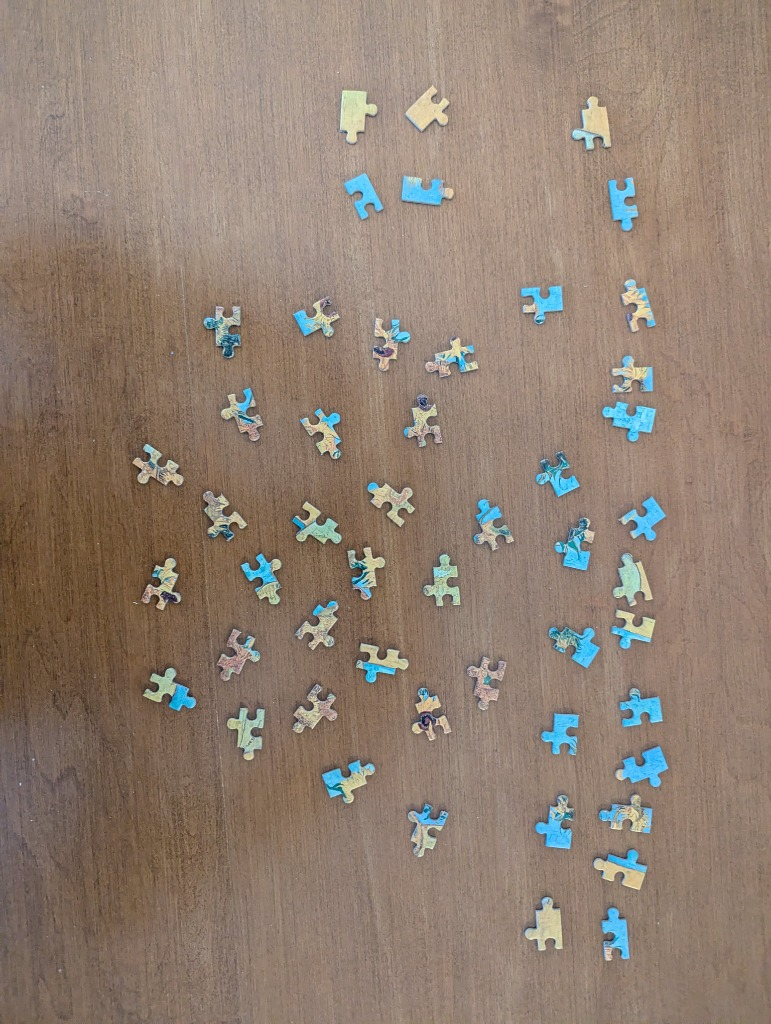
#> input picture puzzle_solver/data/pieces.jpg, 771 x 1024 px, found by its file name
$ python test_contour_assembly.py
#> lines starting #> are read from the running program, lines starting #| are printed output that depends on the picture; after the words box and inside, x2 and y2 are one past the last pixel; in counts of white or black regions, pixels touching at a corner belong together
### puzzle_solver/src/image_processing.py
import cv2
import numpy as np
import os

def load_image(path):
    """Loads an image from the specified path."""
#> called with path = 'puzzle_solver/data/pieces.jpg'
    if not os.path.exists(path):
        raise FileNotFoundError(f"Image not found at {path}")
    image = cv2.imread(path)
#> image is the input picture: shape (1024, 771, 3); mean B, G, R 113.9, 127.5, 144.6
    if image is None:
        raise ValueError(f"Failed to load image at {path}")
    return image

# [8 lines left out: function preprocess_for_segmentation, not called in this run]

### puzzle_solver/src/segmentation.py
import cv2
import numpy as np

class PieceDetector:
    def __init__(self, min_area=400, max_area=100000):
        self.min_area = min_area
        self.max_area = max_area

    def detect_pieces(self, image):
        """
        Detects puzzle pieces in the image using a robust Two-Pass Localized Strategy.
        Returns a list of dictionaries, each containing:
        - 'contour': The exact grabbed contour of the piece
        - 'bbox': Bounding box (x, y, w, h)
        - 'image': Cropped image of the piece
        - 'image_alpha': Cropped image of the piece with transparency
        - 'mask': Binary localized mask of the piece
        - 'center': (cx, cy) center of the piece in original image
        """
        # Pass 1: Global Crude Detection
        gray_img = cv2.cvtColor(image, cv2.COLOR_BGR2GRAY)
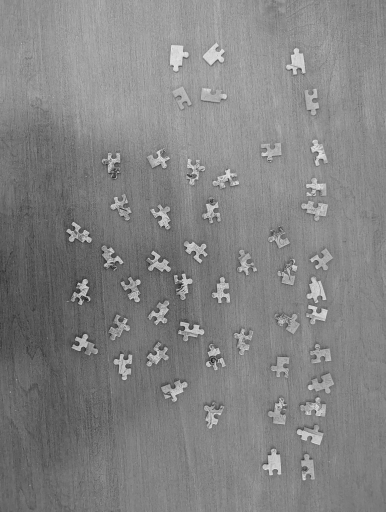
#> gray_img: shape (1024, 771) (shown at 1/2 size); min 9, max 246, mean 131
        blurred_img = cv2.GaussianBlur(gray_img, (5, 5), 0)

        edges_img = cv2.Canny(blurred_img, 25, 100)
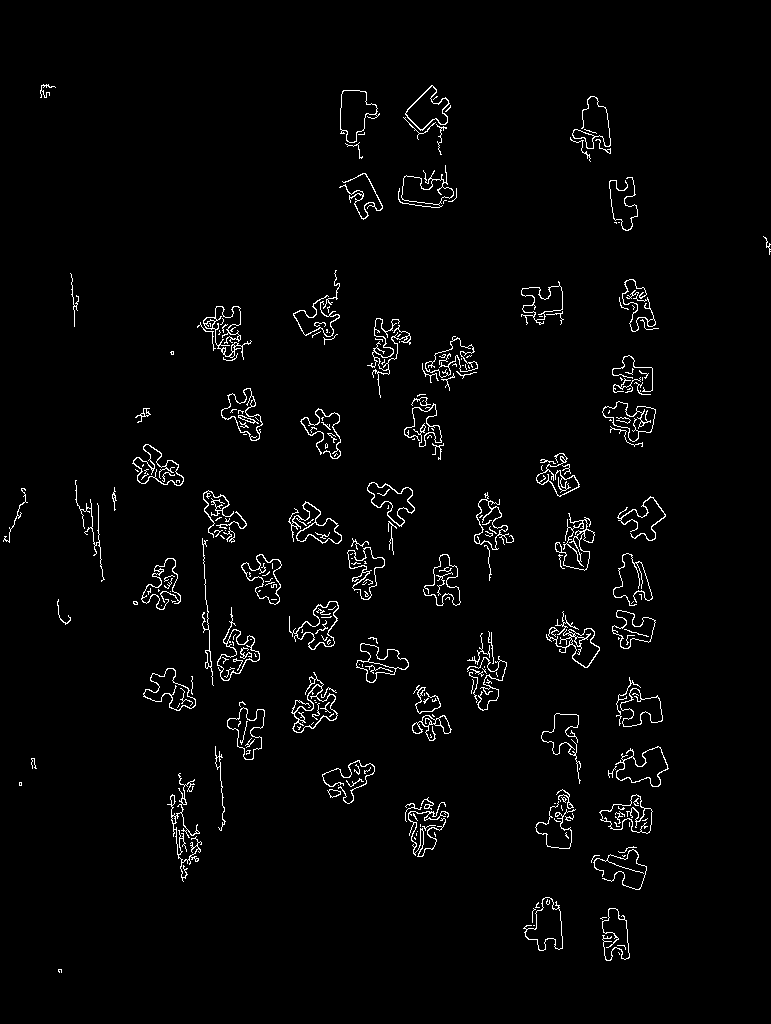
#> edges_img: shape (1024, 771); 2.4% white in thin lines or dots, all inside (x1, y1, x2, y2) = (3, 84, 771, 973)

        # Aggressively seal edges
        kernel = cv2.getStructuringElement(cv2.MORPH_RECT, (3, 3))
        crude_mask = cv2.morphologyEx(edges_img, cv2.MORPH_CLOSE, kernel, iterations=2)
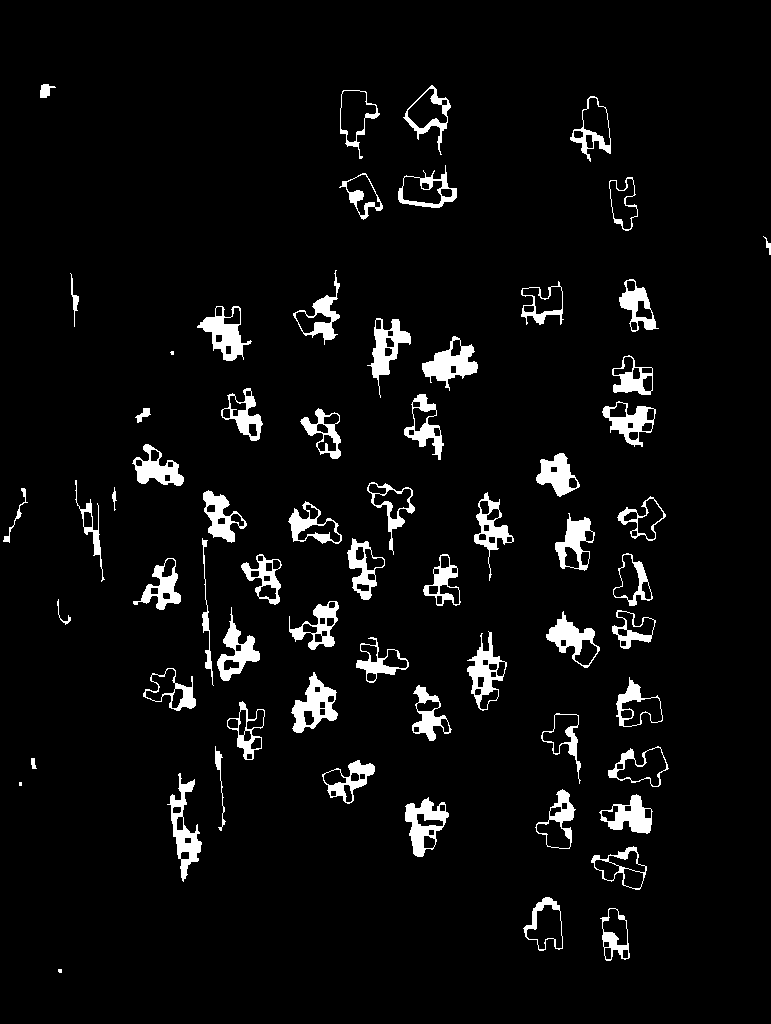
#> crude_mask: shape (1024, 771); 5.2% white; 65 white regions (3 under 20 px)

        contours, _ = cv2.findContours(crude_mask, cv2.RETR_EXTERNAL, cv2.CHAIN_APPROX_SIMPLE)
#> contours = 65 contours, 3 with area under 20; largest, box (x1, y1, x2, y2) and area: (405, 797, 449, 857) 1468, (291, 672, 338, 733) 1447, (467, 631, 507, 711) 1442, (398, 165, 457, 208) 1413, (197, 306, 252, 361) 1377

        # Pass 2: Statistical Outlier Rejection
        candidate_contours = []
        candidate_areas = []
        for cnt in contours:
            area = cv2.contourArea(cnt)
            if area > self.min_area:
                candidate_contours.append(cnt)
                candidate_areas.append(area)
#> this loop made 65 passes
#> area on passes 2, 3, 4, 5, 6, 7, 9, 10: 1034.5, 1312, 1272, 1468.5, 1148.5, 1218.5, 1309.5, 1112.5
#> after the loop, candidate_areas = 51 values, max 1468.5 at index 3, min 870.5 at index 18, mean 1149.4; candidate_contours = 51 contours; largest, box (x1, y1, x2, y2) and area: (405, 797, 449, 857) 1468, (291, 672, 338, 733) 1447, (467, 631, 507, 711) 1442, (398, 165, 457, 208) 1413, (197, 306, 252, 361) 1377

        if not candidate_areas:
             return []

        median_area = np.median(candidate_areas)
#> median_area = 1120.5
        lower_bound = median_area * 0.5
#> lower_bound = 560.2
        upper_bound = median_area * 1.5
#> upper_bound = 1680.8

        filtered_crude_contours = []
        for cnt in candidate_contours:
            if lower_bound < cv2.contourArea(cnt) < upper_bound:
                filtered_crude_contours.append(cnt)
#> this loop made 51 passes
#> after the loop, filtered_crude_contours has the same summary as candidate_contours

        # Pass 3: Dynamically Localized Piece Refinement (GrabCut)
        pieces = []
        h_full, w_full = image.shape[:2]
        m_pad = 10

        for crude_cnt in filtered_crude_contours:
            x, y, w, h = cv2.boundingRect(crude_cnt)

            x_start = max(0, x - m_pad)
            y_start = max(0, y - m_pad)
            x_end = min(w_full, x + w + m_pad)
            y_end = min(h_full, y + h + m_pad)

            patch_w = x_end - x_start
            patch_h = y_end - y_start

            patch_rgb = image[y_start:y_end, x_start:x_end]

            mask = np.zeros((patch_h, patch_w), np.uint8)
            bgdModel = np.zeros((1,65), np.float64)
            fgdModel = np.zeros((1,65), np.float64)

            # 2 pixels border as sure background
            rect = (2, 2, patch_w - 4, patch_h - 4)

            # Only run GrabCut if rect is valid
            if patch_w <= 4 or patch_h <= 4:
                continue

            cv2.grabCut(patch_rgb, mask, rect, bgdModel, fgdModel, 5, cv2.GC_INIT_WITH_RECT)
            grabcut_mask = np.where((mask==2)|(mask==0), 0, 1).astype('uint8')

            pc_cnts, _ = cv2.findContours(grabcut_mask, cv2.RETR_EXTERNAL, cv2.CHAIN_APPROX_SIMPLE)

            if pc_cnts:
                exact_cnt_local = max(pc_cnts, key=cv2.contourArea)

                # Check area again to avoid weird grabcut artifacts
                if cv2.contourArea(exact_cnt_local) < self.min_area:
                    continue

                exact_cnt_global = exact_cnt_local + [x_start, y_start]
                pieces.append(self._extract_refined_piece(image, exact_cnt_global, grabcut_mask, x_start, y_start, patch_w, patch_h))
#> this loop made 51 passes
#> (x, y, w, h, x_start, y_start, x_end, y_end) on passes 1, 2, 3, 4, 5, 6, 8, 9: (600, 908, 30, 53, 590, 898, 640, 971), (523, 897, 40, 54, 513, 887, 573, 961), (591, 846, 56, 44, 581, 836, 657, 900), (405, 797, 44, 60, 395, 787, 459, 867), (599, 794, 54, 40, 589, 784, 663, 844), (535, 789, 41, 60, 525, 779, 586, 859), (322, 760, 53, 44, 312, 750, 385, 814), (608, 746, 61, 41, 598, 736, 679, 797)
#> pass 1, in _extract_refined_piece, `piece_mask = local_mask_alpha[ly : ly + lh, lx : lx + lw].copy()`:
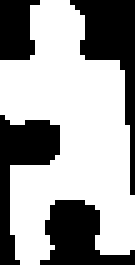
#> piece_mask: shape (53, 27) (shown 5 times larger); 62.5% white; 4 black regions, box (x1, y1, x2, y2) and area: (14, 0, 27, 39) 171, (0, 23, 12, 53) 148, (8, 40, 27, 53) 141, (0, 0, 8, 12) 77
#> after the loop:
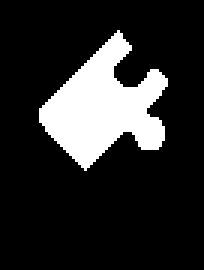
#> grabcut_mask: shape (90, 68) (shown 3 times larger); values 0 (black) and 1 (white), 16.7% white; 1 white region, box (x1, y1, x2, y2) and area: (13, 10, 56, 57) 1025
#> after the loop:
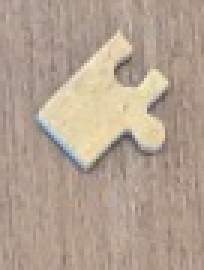
#> patch_rgb: shape (90, 68, 3) (shown 3 times larger); mean B, G, R 145, 161.5, 179.4

        return pieces

    def _extract_refined_piece(self, image, global_contour, local_mask, x_start, y_start, patch_w, patch_h):
        # Cropped image from the exact bounding box of the final local contour
        lx, ly, lw, lh = cv2.boundingRect(global_contour - [x_start, y_start])

        # Original piece image segment securely bounds
        piece_img = image[y_start + ly : y_start + ly + lh, x_start + lx : x_start + lx + lw].copy()

        local_mask_alpha = local_mask * 255
        piece_mask = local_mask_alpha[ly : ly + lh, lx : lx + lw].copy()

        b, g, r = cv2.split(piece_img)
        rgba = [b, g, r, piece_mask]
        piece_with_alpha = cv2.merge(rgba, 4)

        gx, gy, gw, gh = cv2.boundingRect(global_contour)

        M = cv2.moments(global_contour)
        if M["m00"] != 0:
            cX = int(M["m10"] / M["m00"])
            cY = int(M["m01"] / M["m00"])
        else:
            cX, cY = gx + gw // 2, gy + gh // 2

        piece_type = self._classify_piece_type(global_contour)

        return {
            'contour': global_contour,
            'bbox': (gx, gy, gw, gh),
            'image': piece_img,
            'image_alpha': piece_with_alpha,
            'mask': piece_mask,
            'center': (cX, cY),
            'type': piece_type
        }

    def _classify_piece_type(self, contour):
        """
        Calculates morphological topological types (interior, edge, corner)
        by analyzing the mathematical compactness of the shape footprint.
        Since pieces have 4 bounding areas: Corners have 2 straight lines (small perimeter),
        Edges have 1 straight line (medium perimeter), Interior have 4 wavy lines (longest perimeter).
        """
        area = cv2.contourArea(contour)
        perimeter = cv2.arcLength(contour, True)
        if area == 0: return 'interior'

        ratio = perimeter / np.sqrt(area)

        # Measured Statistical Baselines for 50-piece cuts:
        # Corners: ~5.0 - 5.5
        # Edges: ~5.8 - 6.8
        # Interior: > 6.9
        if ratio < 5.8:
            return 'corner'
        elif ratio < 6.8:
            return 'edge'
        return 'interior'

### puzzle_solver/test_contour_assembly.py
import cv2
import numpy as np
import os
from src.image_processing import load_image
from src.segmentation import PieceDetector

def extract_sides(piece):
    contour = piece['contour']
    img = piece['image_alpha']
    center = piece['center']

    # 1. Approximate contour to find 4 corners robustly
    peri = cv2.arcLength(contour, True)
    # We use a polygon approximation to find corners.
    approx = cv2.approxPolyDP(contour, 0.04 * peri, True)

    # Fallback if approx doesn't yield 4 points.
    rect = cv2.minAreaRect(contour)
    box = cv2.boxPoints(rect)
    box = np.int64(box)

    contour_pts = [pt[0] for pt in contour]

    corners_idx = []
    # Find the contour point closest to each bounding box corner
    for bp in box:
        min_dist = float('inf')
        best_idx = 0
        for i, pt in enumerate(contour_pts):
            dist = np.linalg.norm(pt - bp)
            if dist < min_dist:
                min_dist = dist
                best_idx = i
        corners_idx.append(best_idx)

    corners_idx.sort()

    sides = []
    n_pts = len(contour_pts)
    for i in range(4):
        start_idx = corners_idx[i]
        end_idx = corners_idx[(i + 1) % 4]

        if start_idx < end_idx:
            side_pts = contour_pts[start_idx:end_idx+1]
        else:
            side_pts = contour_pts[start_idx:] + contour_pts[:end_idx+1]

        p1 = contour_pts[start_idx]
        p2 = contour_pts[end_idx]
        length = np.linalg.norm(p1 - p2)

        if length == 0: continue

        edge_dir = (p2 - p1) / length
        normal = np.array([-edge_dir[1], edge_dir[0]])

        dists = []
        for pt in side_pts:
            v = pt - p1
            dist = np.dot(v, normal)
            dists.append(dist)

        max_dist = max(dists) if dists else 0
        min_dist = min(dists) if dists else 0

        # Calculate deviation amplitude
        deviation = max_dist - min_dist

        if deviation < length * 0.15:
            # Straight edge
            side_type = 'flat'
        else:
            # Check orientation to determine knob or hole
            v_center = center - p1
            center_dist = np.dot(v_center, normal)

            # If the max deviation is away from the piece center, it's a knob
            # If the max deviation is towards the piece center, it's a hole
            # Since normal might be pointing either way, we verify with center dot normal
            if np.sign(max_dist if abs(max_dist) > abs(min_dist) else min_dist) == np.sign(center_dist):
                side_type = 'hole'
            else:
                side_type = 'knob'

        # Sample points to create a simplified shape signature of length 50
        sampled_signature = np.zeros(50)
        sampled_colors = []

        if len(dists) > 0:
            indices = np.linspace(0, len(dists) - 1, 50).astype(int)
            sampled_signature = np.array(dists)[indices] / length # Normalize by length

            # We also want color along the boundary
            for idx in indices:
                pt = side_pts[idx]
                lx, ly = int(pt[0] - piece['bbox'][0]), int(pt[1] - piece['bbox'][1])
                # Ensure within bounds
                lx = max(0, min(lx, img.shape[1] - 1))
                ly = max(0, min(ly, img.shape[0] - 1))
                color = img[ly, lx, :3] # BGR
                sampled_colors.append(color)

        sides.append({
            'type': side_type,
            'length': length,
            'signature': sampled_signature,
            'colors': np.array(sampled_colors)
        })

    return sides

def match_sides(side_a, side_b):
    # Rule 1: Must be inverse pairs
    if side_a['type'] == 'flat' or side_b['type'] == 'flat':
        return 0, 0
    if side_a['type'] == side_b['type']: # knob-knob or hole-hole
        return 0, 0

    # Rule 2: lengths must be roughly equal (within 20%)
    len_ratio = side_a['length'] / side_b['length']
    if len_ratio < 0.8 or len_ratio > 1.2:
        return 0, 0

    # Rule 3: Shape Signature match (MSE)
    # The signature of B should be the reverse of A if they are matching.
    # Because A traces clockwise and B traces counter-clockwise when they touch
    sig_b_rev = -side_b['signature'][::-1] # inverse sign and reversed
    shape_diff = np.mean((side_a['signature'] - sig_b_rev) ** 2)

    # Rule 4: Color Boundary match (MSE)
    col_b_rev = side_b['colors'][::-1]
    color_diff = np.mean((side_a['colors'] - col_b_rev) ** 2)

    # Return match score (lower difference is better)
    return shape_diff, color_diff

def main():
    print("Loading images...")
    img = load_image('puzzle_solver/data/pieces.jpg')
    detector = PieceDetector()
    pieces = detector.detect_pieces(img)

    print(f"Total pieces segmented: {len(pieces)}")
#| Total pieces segmented: 50

    # Extract sides for all pieces
    border_pieces = []
    for idx, p in enumerate(pieces):
        sides = extract_sides(p)
        p['sides'] = sides

        flat_count = sum(1 for s in sides if s['type'] == 'flat')
        if flat_count > 0:
            border_pieces.append((idx, p))
#> this loop made 50 passes
#> pass 3, in extract_sides (call 3), `img = piece['image_alpha']`:
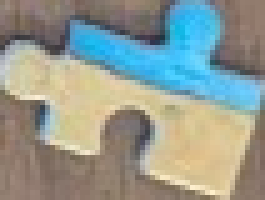
#> img: shape (40, 53, 4) (shown 5 times larger); mean of channels 0, 1, 2, 3 145, 153.8, 145.9, 138.3; drawn as B, G, R

    print(f"Identified {len(border_pieces)} border pieces.")
#| Identified 18 border pieces.

    print("\n--- Testing Pairwise Contour Matches on Border Pieces ---")
    best_matches = []

    # O(N^2) pairwise check across border pieces
    for i in range(len(border_pieces)):
        for j in range(i + 1, len(border_pieces)):
            idx_a, piece_a = border_pieces[i]
            idx_b, piece_b = border_pieces[j]

            for side_idx_a, side_a in enumerate(piece_a['sides']):
                for side_idx_b, side_b in enumerate(piece_b['sides']):
                    shape_diff, color_diff = match_sides(side_a, side_b)

                    # Heuristics: shape MSE < 0.05, Color MSE < 5000 (roughly 70 per channel)
                    if shape_diff > 0 and shape_diff < 0.05 and color_diff < 5000:
                        best_matches.append({
                            'score': shape_diff * 1000 + color_diff, # combined metric
                            'shape': shape_diff,
                            'color': color_diff,
                            'idx_a': idx_a,
                            'side_a': side_idx_a,
                            'type_a': side_a['type'],
                            'idx_b': idx_b,
                            'side_b': side_idx_b,
                            'type_b': side_b['type']
                        })
#> this loop made 18 passes

    # Sort closest matches
    best_matches.sort(key=lambda x: x['score'])

    for i, match in enumerate(best_matches[:10]):
        print(f"Match {i+1}: Piece {match['idx_a']} ({match['type_a']}) and Piece {match['idx_b']} ({match['type_b']})")
        print(f"      Shape Diff: {match['shape']:.4f}, Color MSE: {match['color']:.1f}")
#> this loop made 10 passes
#| Match 1: Piece 27 (knob) and Piece 31 (hole)
#|       Shape Diff: 0.0010, Color MSE: 88.2
#| Match 2: Piece 27 (hole) and Piece 49 (knob)
#|       Shape Diff: 0.0102, Color MSE: 86.7
#| Match 3: Piece 27 (knob) and Piece 37 (hole)
#|       Shape Diff: 0.0020, Color MSE: 97.1
#> (further printed lines are left out)

if __name__ == "__main__":
    main()
